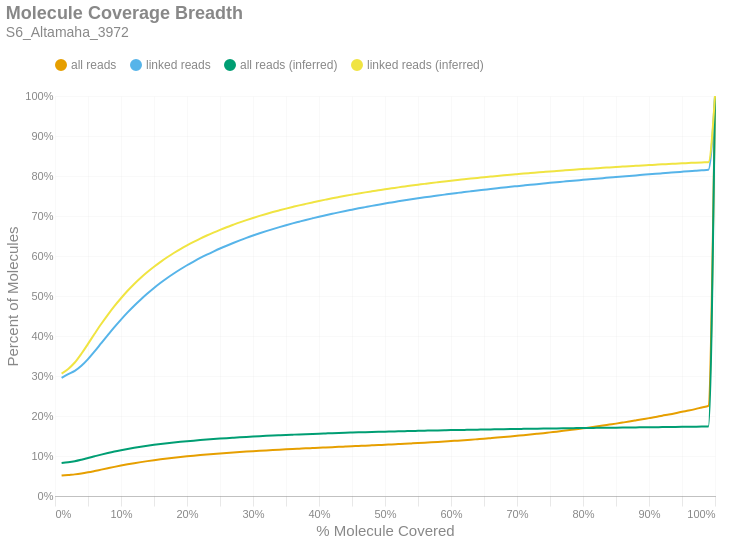

Notebook code for this chart:
### Markdown cell above
### Molecule Read Coverage
This chart shows molecule coverage breadth as computed by the number of bases aligned to that molecule. In other words, "*how much of each unique long molecule is actually sequenced/aligned?*" Keep in mind there is a distinction between sequences and alignments, since some sequences belonging to a particular molecule may not align well and wouldn't appear in the alignment data. This chart also shows molecule coverage breadth as computed by the *inferred fragment* from which the aligned sequences originate. Unlike read coverage, this calculation takes into account the total insert size, including unsequenced gaps between the forward and reverse reads. Like the previous figures, these are cumulative percents.

### Code cell
if SKIPLR:
    print_html(f"Skipped")
else:
    binned_df = consolidated_hist(valids['coverage_bp'], mask, 0.01, True)
    binned_df_inf = consolidated_hist(valids['coverage_inserts'], mask, 0.01, True)
    binned_df = binned_df.with_columns(pl.lit(binned_df_inf['all reads (cumsum)']).alias('all reads (inferred)'))
    binned_df = binned_df.with_columns(pl.lit(binned_df_inf['linked reads (cumsum)']).alias('linked reads (inferred)'))
    binned_df = binned_df.with_columns(
        (pl.col('bin').cast(pl.Float64) + 0.01).alias('right_edge')
    )

    with SafeRender(binned_df):
        (
            density_plot(binned_df, 'Molecule Coverage Breadth', samplename, 'molcov', ['all reads (inferred)','linked reads (inferred)'])
            .encode(
                #x=alt.X('bin:Q', title="% Molecule Covered").axis(format = '%').scale(padding=0),
                x=alt.X('right_edge:Q', title="% Molecule Covered").axis(format='%').scale(padding=0),
                y=alt.Y('value:Q', title='Percent of Molecules')
                    .axis(format='%')
                    .stack(False)
                    .scale(domainMin=0, padding=0),
                color=alt.Color("key:N").scale(domain = ["all reads", "linked reads", "all reads (inferred)", "linked reads (inferred)"]),
                tooltip = [
                    alt.Tooltip("key:N", title = "Data Type"),
                    alt.Tooltip("range_label:N", title="% Molecule Covered"),
                    alt.Tooltip("value:Q", format = ".2%", title="% Molecules")
                ]
            )
        ).display()

### Figure 1 — Vega-Lite specification as saved in the notebook (floating-point values rounded to 4 significant figures)
{"width": "container", "height": 400, "config": {"title": {"anchor": "start", "dy": -15, "fontSize": 18, "color": "#888888", "subtitleColor": "#888888", "subtitleFontSize": 14}, "arc": {"fill": "#0072B2"}, "axis": {"domainColor": "#888888", "domainWidth": 0.5, "gridWidth": 0.2, "grid": false, "titleFontWeight": 400, "titleFontSize": 15, "labelFontSize": 11, "labelColor": "#888888", "tickColor": "#888888", "tickWidth": 0.2, "titleColor": "#888888"}, "axisBand": {"grid": false}, "axisX": {"grid": true, "tickSize": 10, "domainCap": "round"}, "axisY": {"domain": false, "grid": true, "tickSize": 0, "domainCap": "round"}, "background": "transparent", "header": {"labelFontSize": 15, "labelColor": "#888888", "titleFontSize": 15, "titleFontWeight": 600, "titleColor": "#888888"}, "legend": {"labelFont": "sans-serif", "labelFontSize": 12, "labelColor": "#888888", "symbolSize": 100, "symbolType": "circle", "titleFontSize": 12, "titlePadding": 10, "titleColor": "#888888", "title": null, "orient": "top"}, "range": {"category": ["#E69F00", "#56B4E9", "#009E73", "#F0E442", "#0072B2", "#D55E00", "#CC79A7", "#000000"], "diverging": ["#cfe8f3", "#a2d4ec", "#73bfe2", "#46abdb", "#1696d2", "#12719e"]}, "area": {"fill": "#0072B2", "fillOpacity": 0.7, "line": true, "strokeOpacity": 0.7}, "line": {"color": "#0072B2", "stroke": "#0072B2", "strokeWidth": 2}, "trail": {"color": "#0072B2", "stroke": "#0072B2", "strokeWidth": 0, "size": 1}, "point": {"filled": true, "fillOpacity": 1.0, "size": 95}, "text": {"color": "#888888", "fontSize": 11, "align": "right", "fontWeight": 400, "size": 11}, "bar": {"fill": "#0072B2", "stroke": null}, "view": {"stroke": null, "continuousWidth": 660, "continuousHeight": 400}}, "data": {"name": "data-dd8df98b13cde44b82df515e174b1ff9"}, "mark": {"type": "line", "interpolate": "monotone", "point": {"opacity": 0, "size": 275}}, "encoding": {"color": {"field": "key", "scale": {"domain": ["all reads", "linked reads", "all reads (inferred)", "linked reads (inferred)"]}, "type": "nominal"}, "tooltip": [{"field": "key", "title": "Data Type", "type": "nominal"}, {"field": "range_label", "title": "% Molecule Covered", "type": "nominal"}, {"field": "value", "format": ".2%", "title": "% Molecules", "type": "quantitative"}], "x": {"axis": {"format": "%"}, "field": "right_edge", "scale": {"padding": 0}, "title": "% Molecule Covered", "type": "quantitative"}, "y": {"axis": {"format": "%"}, "field": "value", "scale": {"domainMin": 0, "padding": 0}, "stack": false, "title": "Percent of Molecules", "type": "quantitative"}}, "params": [{"name": "param_c36ac31b6afebe62", "select": {"type": "point", "fields": ["key"]}, "bind": "legend"}], "title": {"text": "Molecule Coverage Breadth", "subtitle": "S6_Altamaha_3972"}, "transform": [{"fold": ["all reads (cumsum)", "linked reads (cumsum)", "all reads (inferred)", "linked reads (inferred)"]}, {"calculate": "replace(datum.key, ' (cumsum)', '')", "as": "key"}, {"filter": {"param": "param_c36ac31b6afebe62"}}], "usermeta": {"embedOptions": {"downloadFileName": "S6_Altamaha_3972.molcov"}}, "$schema": "https://vega.github.io/schema/vega-lite/v6.1.0.json", "datasets": {"data-dd8df98b13cde44b82df515e174b1ff9": [{"bin": "0.0", "interval": "0.0-0.01", "all reads": 0.05097, "linked reads": 0.2954, "all reads (cumsum)": 0.05097, "linked reads (cumsum)": 0.2954, "range_label": "0.0-0.01", "all reads (inferred)": 0.08224, "linked reads (inferred)": 0.3062, "right_edge": 0.01}, {"bin": "0.01", "interval": "0.01-0.02", "all reads": 0.001654, "linked reads": 0.009368, "all reads (cumsum)": 0.05262, "linked reads (cumsum)": 0.3048, "range_label": "0.01-0.02", "all reads (inferred)": 0.08426, "linked reads (inferred)": 0.3177, "right_edge": 0.02}, {"bin": "0.02", "interval": "0.02-0.03", "all reads": 0.001431, "linked reads": 0.008064, "all reads (cumsum)": 0.05406, "linked reads (cumsum)": 0.3129, "range_label": "0.02-0.03", "all reads (inferred)": 0.08705, "linked reads (inferred)": 0.3337, "right_edge": 0.03}, {"bin": "0.03", "interval": "0.03-0.04", "all reads": 0.002202, "linked reads": 0.01258, "all reads (cumsum)": 0.05626, "linked reads (cumsum)": 0.3254, "range_label": "0.03-0.04", "all reads (inferred)": 0.09082, "linked reads (inferred)": 0.3557, "right_edge": 0.04}, {"bin": "0.04", "interval": "0.04-0.05", "all reads": 0.002899, "linked reads": 0.01678, "all reads (cumsum)": 0.05916, "linked reads (cumsum)": 0.3422, "range_label": "0.04-0.05", "all reads (inferred)": 0.09505, "linked reads (inferred)": 0.3803, "right_edge": 0.05}, {"bin": "0.05", "interval": "0.05-0.06", "all reads": 0.00332, "linked reads": 0.01933, "all reads (cumsum)": 0.06248, "linked reads (cumsum)": 0.3616, "range_label": "0.05-0.06", "all reads (inferred)": 0.09934, "linked reads (inferred)": 0.4055, "right_edge": 0.06}, {"bin": "0.06", "interval": "0.06-0.07", "all reads": 0.003491, "linked reads": 0.02038, "all reads (cumsum)": 0.06597, "linked reads (cumsum)": 0.3819, "range_label": "0.06-0.07", "all reads (inferred)": 0.1035, "linked reads (inferred)": 0.43, "right_edge": 0.07}, {"bin": "0.07", "interval": "0.07-0.08", "all reads": 0.003462, "linked reads": 0.02022, "all reads (cumsum)": 0.06943, "linked reads (cumsum)": 0.4022, "range_label": "0.07-0.08", "all reads (inferred)": 0.1074, "linked reads (inferred)": 0.453, "right_edge": 0.08}, {"bin": "0.08", "interval": "0.08-0.09", "all reads": 0.003407, "linked reads": 0.01989, "all reads (cumsum)": 0.07284, "linked reads (cumsum)": 0.4221, "range_label": "0.08-0.09", "all reads (inferred)": 0.1111, "linked reads (inferred)": 0.4747, "right_edge": 0.09}, {"bin": "0.09", "interval": "0.09-0.1", "all reads": 0.003257, "linked reads": 0.01902, "all reads (cumsum)": 0.07609, "linked reads (cumsum)": 0.4411, "range_label": "0.09-0.1", "all reads (inferred)": 0.1145, "linked reads (inferred)": 0.4944, "right_edge": 0.1}, {"bin": "0.1", "interval": "0.1-0.11", "all reads": 0.00307, "linked reads": 0.01793, "all reads (cumsum)": 0.07916, "linked reads (cumsum)": 0.459, "range_label": "0.1-0.11", "all reads (inferred)": 0.1176, "linked reads (inferred)": 0.513, "right_edge": 0.11}, {"bin": "0.11", "interval": "0.11-0.12", "all reads": 0.002866, "linked reads": 0.01676, "all reads (cumsum)": 0.08203, "linked reads (cumsum)": 0.4758, "range_label": "0.11-0.12", "all reads (inferred)": 0.1205, "linked reads (inferred)": 0.5301, "right_edge": 0.12}, {"bin": "0.12", "interval": "0.12-0.13", "all reads": 0.00266, "linked reads": 0.01556, "all reads (cumsum)": 0.08469, "linked reads (cumsum)": 0.4913, "range_label": "0.12-0.13", "all reads (inferred)": 0.1232, "linked reads (inferred)": 0.5456, "right_edge": 0.13}, {"bin": "0.13", "interval": "0.13-0.14", "all reads": 0.002513, "linked reads": 0.01469, "all reads (cumsum)": 0.0872, "linked reads (cumsum)": 0.506, "range_label": "0.13-0.14", "all reads (inferred)": 0.1256, "linked reads (inferred)": 0.5599, "right_edge": 0.14}, {"bin": "0.14", "interval": "0.14-0.15", "all reads": 0.002408, "linked reads": 0.01406, "all reads (cumsum)": 0.08961, "linked reads (cumsum)": 0.5201, "range_label": "0.14-0.15", "all reads (inferred)": 0.1278, "linked reads (inferred)": 0.573, "right_edge": 0.15}, {"bin": "0.15", "interval": "0.15-0.16", "all reads": 0.002224, "linked reads": 0.01298, "all reads (cumsum)": 0.09183, "linked reads (cumsum)": 0.5331, "range_label": "0.15-0.16", "all reads (inferred)": 0.13, "linked reads (inferred)": 0.5855, "right_edge": 0.16}, {"bin": "0.16", "interval": "0.16-0.17", "all reads": 0.002058, "linked reads": 0.01204, "all reads (cumsum)": 0.09389, "linked reads (cumsum)": 0.5451, "range_label": "0.16-0.17", "all reads (inferred)": 0.1319, "linked reads (inferred)": 0.5968, "right_edge": 0.17}, {"bin": "0.17", "interval": "0.17-0.18", "all reads": 0.00192, "linked reads": 0.01121, "all reads (cumsum)": 0.09581, "linked reads (cumsum)": 0.5563, "range_label": "0.17-0.18", "all reads (inferred)": 0.1337, "linked reads (inferred)": 0.6075, "right_edge": 0.18}, {"bin": "0.18", "interval": "0.18-0.19", "all reads": 0.001815, "linked reads": 0.01062, "all reads (cumsum)": 0.09763, "linked reads (cumsum)": 0.5669, "range_label": "0.18-0.19", "all reads (inferred)": 0.1354, "linked reads (inferred)": 0.6172, "right_edge": 0.19}, {"bin": "0.19", "interval": "0.19-0.2", "all reads": 0.0017, "linked reads": 0.009946, "all reads (cumsum)": 0.09933, "linked reads (cumsum)": 0.5769, "range_label": "0.19-0.2", "all reads (inferred)": 0.1369, "linked reads (inferred)": 0.6265, "right_edge": 0.2}, {"bin": "0.2", "interval": "0.2-0.21", "all reads": 0.00159, "linked reads": 0.009267, "all reads (cumsum)": 0.1009, "linked reads (cumsum)": 0.5861, "range_label": "0.2-0.21", "all reads (inferred)": 0.1384, "linked reads (inferred)": 0.6353, "right_edge": 0.21}, {"bin": "0.21", "interval": "0.21-0.22", "all reads": 0.001522, "linked reads": 0.008922, "all reads (cumsum)": 0.1024, "linked reads (cumsum)": 0.5951, "range_label": "0.21-0.22", "all reads (inferred)": 0.1399, "linked reads (inferred)": 0.6437, "right_edge": 0.22}, {"bin": "0.22", "interval": "0.22-0.23", "all reads": 0.001419, "linked reads": 0.008266, "all reads (cumsum)": 0.1039, "linked reads (cumsum)": 0.6033, "range_label": "0.22-0.23", "all reads (inferred)": 0.1412, "linked reads (inferred)": 0.6513, "right_edge": 0.23}, {"bin": "0.23", "interval": "0.23-0.24", "all reads": 0.001342, "linked reads": 0.007845, "all reads (cumsum)": 0.1052, "linked reads (cumsum)": 0.6112, "range_label": "0.23-0.24", "all reads (inferred)": 0.1424, "linked reads (inferred)": 0.6586, "right_edge": 0.24}, {"bin": "0.24", "interval": "0.24-0.25", "all reads": 0.001301, "linked reads": 0.007532, "all reads (cumsum)": 0.1065, "linked reads (cumsum)": 0.6187, "range_label": "0.24-0.25", "all reads (inferred)": 0.1436, "linked reads (inferred)": 0.6654, "right_edge": 0.25}, {"bin": "0.25", "interval": "0.25-0.26", "all reads": 0.00122, "linked reads": 0.007023, "all reads (cumsum)": 0.1077, "linked reads (cumsum)": 0.6257, "range_label": "0.25-0.26", "all reads (inferred)": 0.1447, "linked reads (inferred)": 0.672, "right_edge": 0.26}, {"bin": "0.26", "interval": "0.26-0.27", "all reads": 0.001164, "linked reads": 0.006722, "all reads (cumsum)": 0.1089, "linked reads (cumsum)": 0.6324, "range_label": "0.26-0.27", "all reads (inferred)": 0.1457, "linked reads (inferred)": 0.6781, "right_edge": 0.27}, {"bin": "0.27", "interval": "0.27-0.28", "all reads": 0.001132, "linked reads": 0.006559, "all reads (cumsum)": 0.11, "linked reads (cumsum)": 0.639, "range_label": "0.27-0.28", "all reads (inferred)": 0.1467, "linked reads (inferred)": 0.6841, "right_edge": 0.28}, {"bin": "0.28", "interval": "0.28-0.29", "all reads": 0.001088, "linked reads": 0.006245, "all reads (cumsum)": 0.1111, "linked reads (cumsum)": 0.6452, "range_label": "0.28-0.29", "all reads (inferred)": 0.1477, "linked reads (inferred)": 0.6897, "right_edge": 0.29}, {"bin": "0.29", "interval": "0.29-0.3", "all reads": 0.001022, "linked reads": 0.005875, "all reads (cumsum)": 0.1121, "linked reads (cumsum)": 0.6511, "range_label": "0.29-0.3", "all reads (inferred)": 0.1486, "linked reads (inferred)": 0.6951, "right_edge": 0.3}, {"bin": "0.3", "interval": "0.3-0.31", "all reads": 0.0009758, "linked reads": 0.005603, "all reads (cumsum)": 0.1131, "linked reads (cumsum)": 0.6567, "range_label": "0.3-0.31", "all reads (inferred)": 0.1495, "linked reads (inferred)": 0.7003, "right_edge": 0.31}, {"bin": "0.31", "interval": "0.31-0.32", "all reads": 0.0009446, "linked reads": 0.005385, "all reads (cumsum)": 0.114, "linked reads (cumsum)": 0.6621, "range_label": "0.31-0.32", "all reads (inferred)": 0.1503, "linked reads (inferred)": 0.7052, "right_edge": 0.32}, {"bin": "0.32", "interval": "0.32-0.33", "all reads": 0.0009093, "linked reads": 0.005143, "all reads (cumsum)": 0.115, "linked reads (cumsum)": 0.6673, "range_label": "0.32-0.33", "all reads (inferred)": 0.1511, "linked reads (inferred)": 0.7098, "right_edge": 0.33}, {"bin": "0.33", "interval": "0.33-0.34", "all reads": 0.0008755, "linked reads": 0.004906, "all reads (cumsum)": 0.1158, "linked reads (cumsum)": 0.6722, "range_label": "0.33-0.34", "all reads (inferred)": 0.1519, "linked reads (inferred)": 0.7142, "right_edge": 0.34}, {"bin": "0.34", "interval": "0.34-0.35", "all reads": 0.0008599, "linked reads": 0.00476, "all reads (cumsum)": 0.1167, "linked reads (cumsum)": 0.6769, "range_label": "0.34-0.35", "all reads (inferred)": 0.1526, "linked reads (inferred)": 0.7185, "right_edge": 0.35}, {"bin": "0.35", "interval": "0.35-0.36", "all reads": 0.0008369, "linked reads": 0.004603, "all reads (cumsum)": 0.1175, "linked reads (cumsum)": 0.6815, "range_label": "0.35-0.36", "all reads (inferred)": 0.1533, "linked reads (inferred)": 0.7226, "right_edge": 0.36}, {"bin": "0.36", "interval": "0.36-0.37", "all reads": 0.0007908, "linked reads": 0.004319, "all reads (cumsum)": 0.1183, "linked reads (cumsum)": 0.6858, "range_label": "0.36-0.37", "all reads (inferred)": 0.154, "linked reads (inferred)": 0.7266, "right_edge": 0.37}, {"bin": "0.37", "interval": "0.37-0.38", "all reads": 0.0007934, "linked reads": 0.004252, "all reads (cumsum)": 0.1191, "linked reads (cumsum)": 0.6901, "range_label": "0.37-0.38", "all reads (inferred)": 0.1546, "linked reads (inferred)": 0.7303, "right_edge": 0.38}, {"bin": "0.38", "interval": "0.38-0.39", "all reads": 0.0007566, "linked reads": 0.00405, "all reads (cumsum)": 0.1199, "linked reads (cumsum)": 0.6941, "range_label": "0.38-0.39", "all reads (inferred)": 0.1552, "linked reads (inferred)": 0.734, "right_edge": 0.39}, {"bin": "0.39", "interval": "0.39-0.4", "all reads": 0.0007608, "linked reads": 0.003952, "all reads (cumsum)": 0.1206, "linked reads (cumsum)": 0.6981, "range_label": "0.39-0.4", "all reads (inferred)": 0.1559, "linked reads (inferred)": 0.7375, "right_edge": 0.4}, {"bin": "0.4", "interval": "0.4-0.41", "all reads": 0.000738, "linked reads": 0.003686, "all reads (cumsum)": 0.1214, "linked reads (cumsum)": 0.7018, "range_label": "0.4-0.41", "all reads (inferred)": 0.1564, "linked reads (inferred)": 0.7409, "right_edge": 0.41}, {"bin": "0.41", "interval": "0.41-0.42", "all reads": 0.0007429, "linked reads": 0.003663, "all reads (cumsum)": 0.1221, "linked reads (cumsum)": 0.7054, "range_label": "0.41-0.42", "all reads (inferred)": 0.157, "linked reads (inferred)": 0.7442, "right_edge": 0.42}, {"bin": "0.42", "interval": "0.42-0.43", "all reads": 0.0007543, "linked reads": 0.003642, "all reads (cumsum)": 0.1229, "linked reads (cumsum)": 0.7091, "range_label": "0.42-0.43", "all reads (inferred)": 0.1575, "linked reads (inferred)": 0.7473, "right_edge": 0.43}, {"bin": "0.43", "interval": "0.43-0.44", "all reads": 0.0007272, "linked reads": 0.003436, "all reads (cumsum)": 0.1236, "linked reads (cumsum)": 0.7125, "range_label": "0.43-0.44", "all reads (inferred)": 0.1581, "linked reads (inferred)": 0.7504, "right_edge": 0.44}, {"bin": "0.44", "interval": "0.44-0.45", "all reads": 0.0007384, "linked reads": 0.003311, "all reads (cumsum)": 0.1243, "linked reads (cumsum)": 0.7158, "range_label": "0.44-0.45", "all reads (inferred)": 0.1586, "linked reads (inferred)": 0.7534, "right_edge": 0.45}, {"bin": "0.45", "interval": "0.45-0.46", "all reads": 0.0007561, "linked reads": 0.0033, "all reads (cumsum)": 0.1251, "linked reads (cumsum)": 0.7191, "range_label": "0.45-0.46", "all reads (inferred)": 0.1591, "linked reads (inferred)": 0.7563, "right_edge": 0.46}, {"bin": "0.46", "interval": "0.46-0.47", "all reads": 0.0007418, "linked reads": 0.003093, "all reads (cumsum)": 0.1258, "linked reads (cumsum)": 0.7222, "range_label": "0.46-0.47", "all reads (inferred)": 0.1596, "linked reads (inferred)": 0.7591, "right_edge": 0.47}, {"bin": "0.47", "interval": "0.47-0.48", "all reads": 0.0007568, "linked reads": 0.003067, "all reads (cumsum)": 0.1266, "linked reads (cumsum)": 0.7253, "range_label": "0.47-0.48", "all reads (inferred)": 0.16, "linked reads (inferred)": 0.7617, "right_edge": 0.48}, {"bin": "0.48", "interval": "0.48-0.49", "all reads": 0.0007627, "linked reads": 0.002887, "all reads (cumsum)": 0.1273, "linked reads (cumsum)": 0.7282, "range_label": "0.48-0.49", "all reads (inferred)": 0.1605, "linked reads (inferred)": 0.7642, "right_edge": 0.49}, {"bin": "0.49", "interval": "0.49-0.5", "all reads": 0.0008384, "linked reads": 0.002997, "all reads (cumsum)": 0.1282, "linked reads (cumsum)": 0.7312, "range_label": "0.49-0.5", "all reads (inferred)": 0.1609, "linked reads (inferred)": 0.7668, "right_edge": 0.5}, {"bin": "0.5", "interval": "0.5-0.51", "all reads": 0.0007674, "linked reads": 0.002696, "all reads (cumsum)": 0.129, "linked reads (cumsum)": 0.7339, "range_label": "0.5-0.51", "all reads (inferred)": 0.1613, "linked reads (inferred)": 0.7692, "right_edge": 0.51}, {"bin": "0.51", "interval": "0.51-0.52", "all reads": 0.0008373, "linked reads": 0.002748, "all reads (cumsum)": 0.1298, "linked reads (cumsum)": 0.7366, "range_label": "0.51-0.52", "all reads (inferred)": 0.1618, "linked reads (inferred)": 0.7716, "right_edge": 0.52}, {"bin": "0.52", "interval": "0.52-0.53", "all reads": 0.0008352, "linked reads": 0.002664, "all reads (cumsum)": 0.1306, "linked reads (cumsum)": 0.7393, "range_label": "0.52-0.53", "all reads (inferred)": 0.1621, "linked reads (inferred)": 0.7738, "right_edge": 0.53}, {"bin": "0.53", "interval": "0.53-0.54", "all reads": 0.0008835, "linked reads": 0.002578, "all reads (cumsum)": 0.1315, "linked reads (cumsum)": 0.7419, "range_label": "0.53-0.54", "all reads (inferred)": 0.1625, "linked reads (inferred)": 0.7761, "right_edge": 0.54}, {"bin": "0.54", "interval": "0.54-0.55", "all reads": 0.0008958, "linked reads": 0.00245, "all reads (cumsum)": 0.1324, "linked reads (cumsum)": 0.7443, "range_label": "0.54-0.55", "all reads (inferred)": 0.1629, "linked reads (inferred)": 0.7782, "right_edge": 0.55}, {"bin": "0.55", "interval": "0.55-0.56", "all reads": 0.0009215, "linked reads": 0.002424, "all reads (cumsum)": 0.1333, "linked reads (cumsum)": 0.7467, "range_label": "0.55-0.56", "all reads (inferred)": 0.1633, "linked reads (inferred)": 0.7803, "right_edge": 0.56}, {"bin": "0.56", "interval": "0.56-0.57", "all reads": 0.0009374, "linked reads": 0.00224, "all reads (cumsum)": 0.1343, "linked reads (cumsum)": 0.749, "range_label": "0.56-0.57", "all reads (inferred)": 0.1636, "linked reads (inferred)": 0.7824, "right_edge": 0.57}, {"bin": "0.57", "interval": "0.57-0.58", "all reads": 0.0009617, "linked reads": 0.002209, "all reads (cumsum)": 0.1352, "linked reads (cumsum)": 0.7512, "range_label": "0.57-0.58", "all reads (inferred)": 0.164, "linked reads (inferred)": 0.7844, "right_edge": 0.58}, {"bin": "0.58", "interval": "0.58-0.59", "all reads": 0.001018, "linked reads": 0.002266, "all reads (cumsum)": 0.1362, "linked reads (cumsum)": 0.7535, "range_label": "0.58-0.59", "all reads (inferred)": 0.1643, "linked reads (inferred)": 0.7864, "right_edge": 0.59}, {"bin": "0.59", "interval": "0.59-0.6", "all reads": 0.001121, "linked reads": 0.002278, "all reads (cumsum)": 0.1374, "linked reads (cumsum)": 0.7557, "range_label": "0.59-0.6", "all reads (inferred)": 0.1647, "linked reads (inferred)": 0.7884, "right_edge": 0.6}, {"bin": "0.6", "interval": "0.6-0.61", "all reads": 0.001065, "linked reads": 0.002064, "all reads (cumsum)": 0.1384, "linked reads (cumsum)": 0.7578, "range_label": "0.6-0.61", "all reads (inferred)": 0.165, "linked reads (inferred)": 0.7901, "right_edge": 0.61}, {"bin": "0.61", "interval": "0.61-0.62", "all reads": 0.001134, "linked reads": 0.001963, "all reads (cumsum)": 0.1396, "linked reads (cumsum)": 0.7598, "range_label": "0.61-0.62", "all reads (inferred)": 0.1653, "linked reads (inferred)": 0.7919, "right_edge": 0.62}, {"bin": "0.62", "interval": "0.62-0.63", "all reads": 0.00117, "linked reads": 0.00199, "all reads (cumsum)": 0.1407, "linked reads (cumsum)": 0.7617, "range_label": "0.62-0.63", "all reads (inferred)": 0.1656, "linked reads (inferred)": 0.7936, "right_edge": 0.63}, {"bin": "0.63", "interval": "0.63-0.64", "all reads": 0.001247, "linked reads": 0.002003, "all reads (cumsum)": 0.142, "linked reads (cumsum)": 0.7638, "range_label": "0.63-0.64", "all reads (inferred)": 0.1659, "linked reads (inferred)": 0.7953, "right_edge": 0.64}, {"bin": "0.64", "interval": "0.64-0.65", "all reads": 0.001257, "linked reads": 0.001879, "all reads (cumsum)": 0.1432, "linked reads (cumsum)": 0.7656, "range_label": "0.64-0.65", "all reads (inferred)": 0.1662, "linked reads (inferred)": 0.797, "right_edge": 0.65}, {"bin": "0.65", "interval": "0.65-0.66", "all reads": 0.001351, "linked reads": 0.001915, "all reads (cumsum)": 0.1446, "linked reads (cumsum)": 0.7675, "range_label": "0.65-0.66", "all reads (inferred)": 0.1665, "linked reads (inferred)": 0.7986, "right_edge": 0.66}, {"bin": "0.66", "interval": "0.66-0.67", "all reads": 0.001366, "linked reads": 0.001842, "all reads (cumsum)": 0.146, "linked reads (cumsum)": 0.7694, "range_label": "0.66-0.67", "all reads (inferred)": 0.1668, "linked reads (inferred)": 0.8002, "right_edge": 0.67}, {"bin": "0.67", "interval": "0.67-0.68", "all reads": 0.001423, "linked reads": 0.001768, "all reads (cumsum)": 0.1474, "linked reads (cumsum)": 0.7712, "range_label": "0.67-0.68", "all reads (inferred)": 0.1671, "linked reads (inferred)": 0.8017, "right_edge": 0.68}, {"bin": "0.68", "interval": "0.68-0.69", "all reads": 0.001485, "linked reads": 0.001817, "all reads (cumsum)": 0.1489, "linked reads (cumsum)": 0.773, "range_label": "0.68-0.69", "all reads (inferred)": 0.1673, "linked reads (inferred)": 0.8032, "right_edge": 0.69}, {"bin": "0.69", "interval": "0.69-0.7", "all reads": 0.00157, "linked reads": 0.001681, "all reads (cumsum)": 0.1504, "linked reads (cumsum)": 0.7747, "range_label": "0.69-0.7", "all reads (inferred)": 0.1676, "linked reads (inferred)": 0.8047, "right_edge": 0.7}, {"bin": "0.7", "interval": "0.7-0.71", "all reads": 0.00157, "linked reads": 0.001676, "all reads (cumsum)": 0.152, "linked reads (cumsum)": 0.7763, "range_label": "0.7-0.71", "all reads (inferred)": 0.1679, "linked reads (inferred)": 0.8061, "right_edge": 0.71}, {"bin": "0.71", "interval": "0.71-0.72", "all reads": 0.001636, "linked reads": 0.001661, "all reads (cumsum)": 0.1536, "linked reads (cumsum)": 0.778, "range_label": "0.71-0.72", "all reads (inferred)": 0.1681, "linked reads (inferred)": 0.8074, "right_edge": 0.72}, {"bin": "0.72", "interval": "0.72-0.73", "all reads": 0.001718, "linked reads": 0.001614, "all reads (cumsum)": 0.1554, "linked reads (cumsum)": 0.7796, "range_label": "0.72-0.73", "all reads (inferred)": 0.1683, "linked reads (inferred)": 0.8087, "right_edge": 0.73}, {"bin": "0.73", "interval": "0.73-0.74", "all reads": 0.001774, "linked reads": 0.001634, "all reads (cumsum)": 0.1571, "linked reads (cumsum)": 0.7812, "range_label": "0.73-0.74", "all reads (inferred)": 0.1686, "linked reads (inferred)": 0.8101, "right_edge": 0.74}, {"bin": "0.74", "interval": "0.74-0.75", "all reads": 0.001917, "linked reads": 0.001654, "all reads (cumsum)": 0.159, "linked reads (cumsum)": 0.7829, "range_label": "0.74-0.75", "all reads (inferred)": 0.1688, "linked reads (inferred)": 0.8114, "right_edge": 0.75}, {"bin": "0.75", "interval": "0.75-0.76", "all reads": 0.001836, "linked reads": 0.001553, "all reads (cumsum)": 0.1609, "linked reads (cumsum)": 0.7844, "range_label": "0.75-0.76", "all reads (inferred)": 0.1691, "linked reads (inferred)": 0.8126, "right_edge": 0.76}, {"bin": "0.76", "interval": "0.76-0.77", "all reads": 0.001955, "linked reads": 0.001493, "all reads (cumsum)": 0.1628, "linked reads (cumsum)": 0.7859, "range_label": "0.76-0.77", "all reads (inferred)": 0.1693, "linked reads (inferred)": 0.8138, "right_edge": 0.77}, {"bin": "0.77", "interval": "0.77-0.78", "all reads": 0.002023, "linked reads": 0.001566, "all reads (cumsum)": 0.1649, "linked reads (cumsum)": 0.7875, "range_label": "0.77-0.78", "all reads (inferred)": 0.1695, "linked reads (inferred)": 0.815, "right_edge": 0.78}, {"bin": "0.78", "interval": "0.78-0.79", "all reads": 0.002056, "linked reads": 0.001418, "all reads (cumsum)": 0.1669, "linked reads (cumsum)": 0.7889, "range_label": "0.78-0.79", "all reads (inferred)": 0.1697, "linked reads (inferred)": 0.8161, "right_edge": 0.79}, {"bin": "0.79", "interval": "0.79-0.8", "all reads": 0.002275, "linked reads": 0.001572, "all reads (cumsum)": 0.1692, "linked reads (cumsum)": 0.7905, "range_label": "0.79-0.8", "all reads (inferred)": 0.1699, "linked reads (inferred)": 0.8173, "right_edge": 0.8}, {"bin": "0.8", "interval": "0.8-0.81", "all reads": 0.002134, "linked reads": 0.00134, "all reads (cumsum)": 0.1713, "linked reads (cumsum)": 0.7918, "range_label": "0.8-0.81", "all reads (inferred)": 0.1701, "linked reads (inferred)": 0.8183, "right_edge": 0.81}, {"bin": "0.81", "interval": "0.81-0.82", "all reads": 0.002292, "linked reads": 0.001467, "all reads (cumsum)": 0.1736, "linked reads (cumsum)": 0.7933, "range_label": "0.81-0.82", "all reads (inferred)": 0.1703, "linked reads (inferred)": 0.8193, "right_edge": 0.82}, {"bin": "0.82", "interval": "0.82-0.83", "all reads": 0.002399, "linked reads": 0.00135, "all reads (cumsum)": 0.176, "linked reads (cumsum)": 0.7947, "range_label": "0.82-0.83", "all reads (inferred)": 0.1705, "linked reads (inferred)": 0.8204, "right_edge": 0.83}, {"bin": "0.83", "interval": "0.83-0.84", "all reads": 0.002475, "linked reads": 0.00148, "all reads (cumsum)": 0.1785, "linked reads (cumsum)": 0.7961, "range_label": "0.83-0.84", "all reads (inferred)": 0.1707, "linked reads (inferred)": 0.8214, "right_edge": 0.84}, {"bin": "0.84", "interval": "0.84-0.85", "all reads": 0.002455, "linked reads": 0.001321, "all reads (cumsum)": 0.1809, "linked reads (cumsum)": 0.7975, "range_label": "0.84-0.85", "all reads (inferred)": 0.1709, "linked reads (inferred)": 0.8225, "right_edge": 0.85}, {"bin": "0.85", "interval": "0.85-0.86", "all reads": 0.002606, "linked reads": 0.001375, "all reads (cumsum)": 0.1836, "linked reads (cumsum)": 0.7988, "range_label": "0.85-0.86", "all reads (inferred)": 0.1711, "linked reads (inferred)": 0.8235, "right_edge": 0.86}, {"bin": "0.86", "interval": "0.86-0.87", "all reads": 0.002641, "linked reads": 0.001333, "all reads (cumsum)": 0.1862, "linked reads (cumsum)": 0.8002, "range_label": "0.86-0.87", "all reads (inferred)": 0.1713, "linked reads (inferred)": 0.8246, "right_edge": 0.87}, {"bin": "0.87", "interval": "0.87-0.88", "all reads": 0.002757, "linked reads": 0.001385, "all reads (cumsum)": 0.189, "linked reads (cumsum)": 0.8015, "range_label": "0.87-0.88", "all reads (inferred)": 0.1715, "linked reads (inferred)": 0.8255, "right_edge": 0.88}, {"bin": "0.88", "interval": "0.88-0.89", "all reads": 0.0028, "linked reads": 0.001332, "all reads (cumsum)": 0.1918, "linked reads (cumsum)": 0.8029, "range_label": "0.88-0.89", "all reads (inferred)": 0.1717, "linked reads (inferred)": 0.8265, "right_edge": 0.89}, {"bin": "0.89", "interval": "0.89-0.9", "all reads": 0.002903, "linked reads": 0.001346, "all reads (cumsum)": 0.1947, "linked reads (cumsum)": 0.8042, "range_label": "0.89-0.9", "all reads (inferred)": 0.1719, "linked reads (inferred)": 0.8274, "right_edge": 0.9}, {"bin": "0.9", "interval": "0.9-0.91", "all reads": 0.002794, "linked reads": 0.001312, "all reads (cumsum)": 0.1974, "linked reads (cumsum)": 0.8055, "range_label": "0.9-0.91", "all reads (inferred)": 0.1721, "linked reads (inferred)": 0.8283, "right_edge": 0.91}, {"bin": "0.91", "interval": "0.91-0.92", "all reads": 0.003292, "linked reads": 0.001288, "all reads (cumsum)": 0.2007, "linked reads (cumsum)": 0.8068, "range_label": "0.91-0.92", "all reads (inferred)": 0.1723, "linked reads (inferred)": 0.8292, "right_edge": 0.92}, {"bin": "0.92", "interval": "0.92-0.93", "all reads": 0.0029, "linked reads": 0.001282, "all reads (cumsum)": 0.2036, "linked reads (cumsum)": 0.8081, "range_label": "0.92-0.93", "all reads (inferred)": 0.1725, "linked reads (inferred)": 0.83, "right_edge": 0.93}, {"bin": "0.93", "interval": "0.93-0.94", "all reads": 0.003235, "linked reads": 0.001288, "all reads (cumsum)": 0.2069, "linked reads (cumsum)": 0.8094, "range_label": "0.93-0.94", "all reads (inferred)": 0.1727, "linked reads (inferred)": 0.8309, "right_edge": 0.94}, {"bin": "0.94", "interval": "0.94-0.95", "all reads": 0.003575, "linked reads": 0.001252, "all reads (cumsum)": 0.2105, "linked reads (cumsum)": 0.8106, "range_label": "0.94-0.95", "all reads (inferred)": 0.1729, "linked reads (inferred)": 0.8317, "right_edge": 0.95}, {"bin": "0.95", "interval": "0.95-0.96", "all reads": 0.003127, "linked reads": 0.001246, "all reads (cumsum)": 0.2136, "linked reads (cumsum)": 0.8119, "range_label": "0.95-0.96", "all reads (inferred)": 0.1731, "linked reads (inferred)": 0.8325, "right_edge": 0.96}, {"bin": "0.96", "interval": "0.96-0.97", "all reads": 0.003632, "linked reads": 0.001204, "all reads (cumsum)": 0.2172, "linked reads (cumsum)": 0.8131, "range_label": "0.96-0.97", "all reads (inferred)": 0.1733, "linked reads (inferred)": 0.8334, "right_edge": 0.97}, {"bin": "0.97", "interval": "0.97-0.98", "all reads": 0.004271, "linked reads": 0.001235, "all reads (cumsum)": 0.2215, "linked reads (cumsum)": 0.8143, "range_label": "0.97-0.98", "all reads (inferred)": 0.1736, "linked reads (inferred)": 0.834, "right_edge": 0.98}, {"bin": "0.98", "interval": "0.98-0.99", "all reads": 0.004055, "linked reads": 0.001312, "all reads (cumsum)": 0.2255, "linked reads (cumsum)": 0.8156, "range_label": "0.98-0.99", "all reads (inferred)": 0.174, "linked reads (inferred)": 0.8344, "right_edge": 0.99}, {"bin": "0.99", "interval": "0.99-1.0", "all reads": 0.7745, "linked reads": 0.1844, "all reads (cumsum)": 1.0, "linked reads (cumsum)": 1.0, "range_label": "0.99-1.0", "all reads (inferred)": 1.0, "linked reads (inferred)": 1.0, "right_edge": 1.0}]}}
